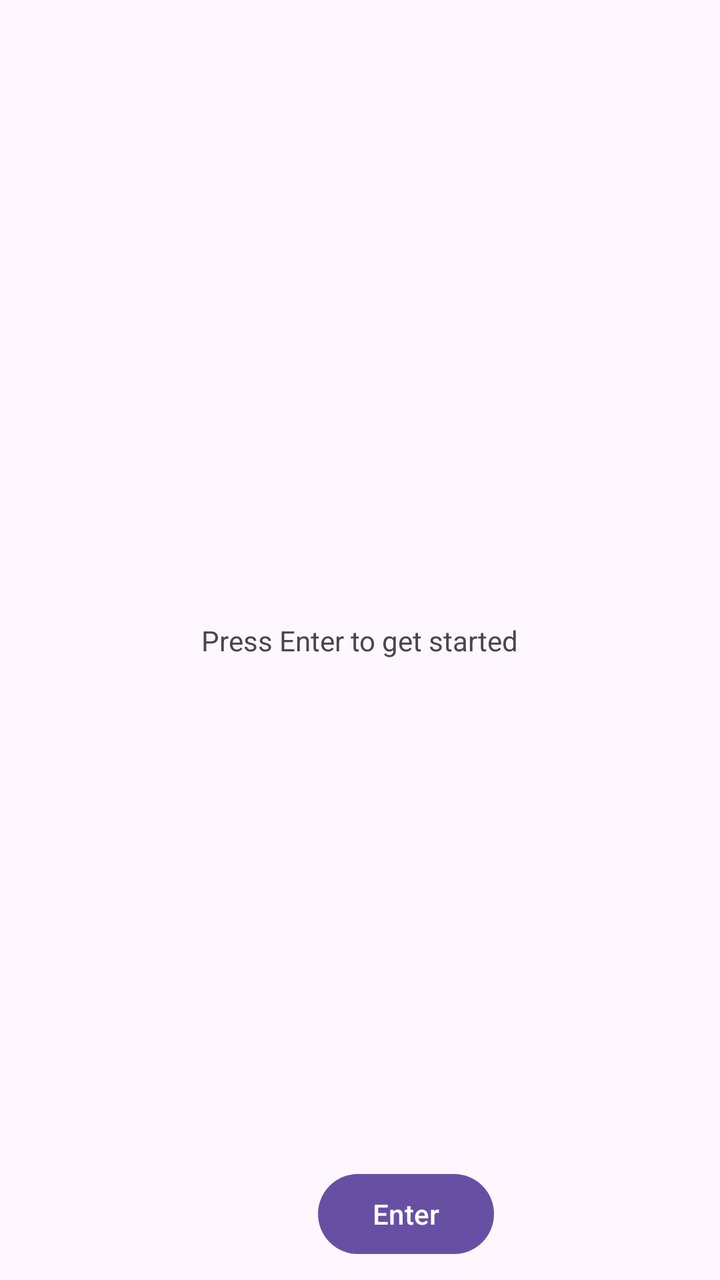
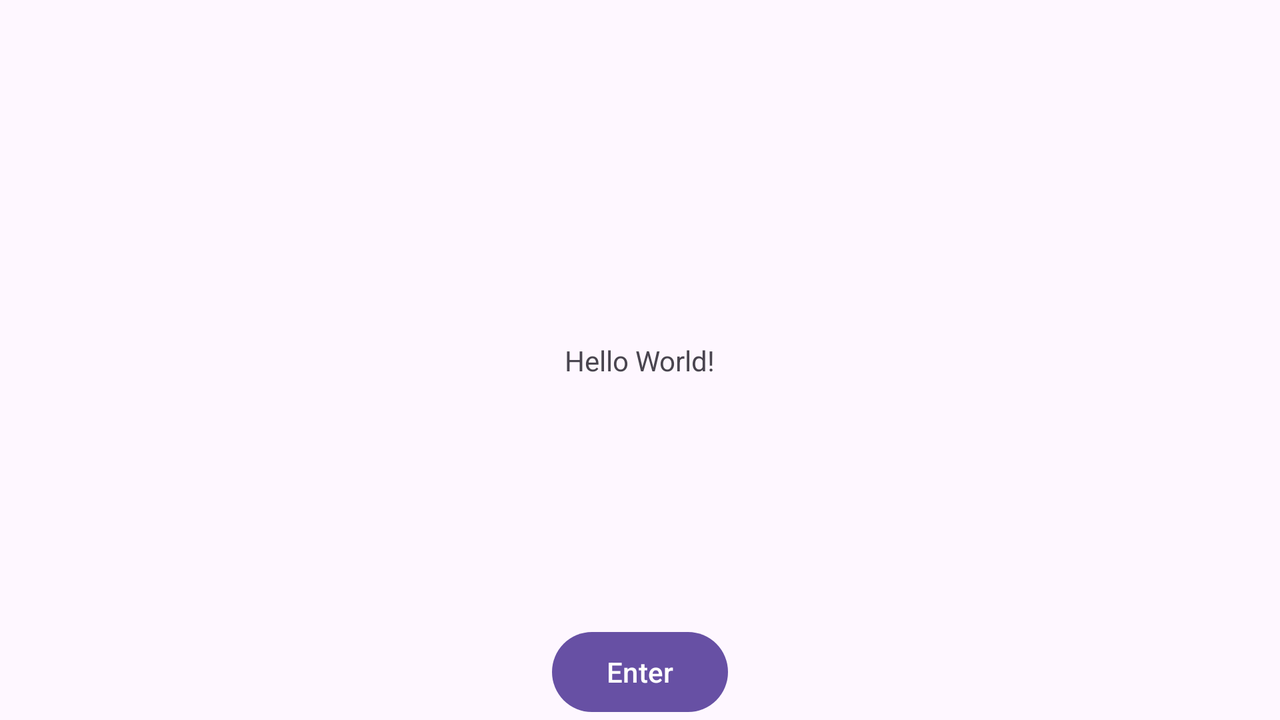

First picture: res/layout/ on a phone held upright. Second picture: the repository's own variant of that layout, on a device whose configuration matches the variant's folder. Source for both follows.
<!-- AndroidManifest.xml: application theme Theme.D308MobileApplication -->
<!-- res/layout/activity_main.xml -->
<?xml version="1.0" encoding="utf-8"?>
<androidx.constraintlayout.widget.ConstraintLayout xmlns:android="http://schemas.android.com/apk/res/android"
    xmlns:app="http://schemas.android.com/apk/res-auto"
    xmlns:tools="http://schemas.android.com/tools"
    android:id="@+id/main"
    android:layout_width="match_parent"
    android:layout_height="match_parent"
    tools:context=".UI.MainActivity">

    <TextView
        android:layout_width="wrap_content"
        android:layout_height="wrap_content"
        android:text="Press Enter to get started"
        app:layout_constraintBottom_toBottomOf="parent"
        app:layout_constraintEnd_toEndOf="parent"
        app:layout_constraintStart_toStartOf="parent"
        app:layout_constraintTop_toTopOf="parent" />

    <Button
        android:id="@+id/button"
        android:layout_width="wrap_content"
        android:layout_height="wrap_content"
        android:layout_marginStart="159dp"
        android:layout_marginBottom="9dp"
        android:text="Enter"
        app:layout_constraintBottom_toBottomOf="parent"
        app:layout_constraintStart_toStartOf="parent" />

</androidx.constraintlayout.widget.ConstraintLayout>
<!-- resources referenced by this layout -->
<resources>
  <style name="Theme.D308MobileApplication" parent="Base.Theme.D308MobileApplication" />
  <style name="Base.Theme.D308MobileApplication" parent="Theme.Material3.DayNight">
          
          
      </style>
</resources>
<!-- res/layout-land/activity_main.xml (the repository's variant of the layout above) -->
<!-- drawn on the phone turned sideways -->
<?xml version="1.0" encoding="utf-8"?>
<androidx.constraintlayout.widget.ConstraintLayout xmlns:android="http://schemas.android.com/apk/res/android"
    xmlns:app="http://schemas.android.com/apk/res-auto"
    xmlns:tools="http://schemas.android.com/tools"
    android:id="@+id/main"
    android:layout_width="match_parent"
    android:layout_height="match_parent"
    tools:context=".UI.MainActivity">

    <TextView
        android:layout_width="wrap_content"
        android:layout_height="wrap_content"
        android:text="Hello World!"
        app:layout_constraintBottom_toBottomOf="parent"
        app:layout_constraintEnd_toEndOf="parent"
        app:layout_constraintStart_toStartOf="parent"
        app:layout_constraintTop_toTopOf="parent" />

    <Button
        android:id="@+id/button"
        android:layout_width="wrap_content"
        android:layout_height="wrap_content"
        android:text="Enter"
        app:layout_constraintBottom_toBottomOf="parent"
        app:layout_constraintEnd_toEndOf="parent"
        app:layout_constraintStart_toStartOf="parent "/>

</androidx.constraintlayout.widget.ConstraintLayout>
